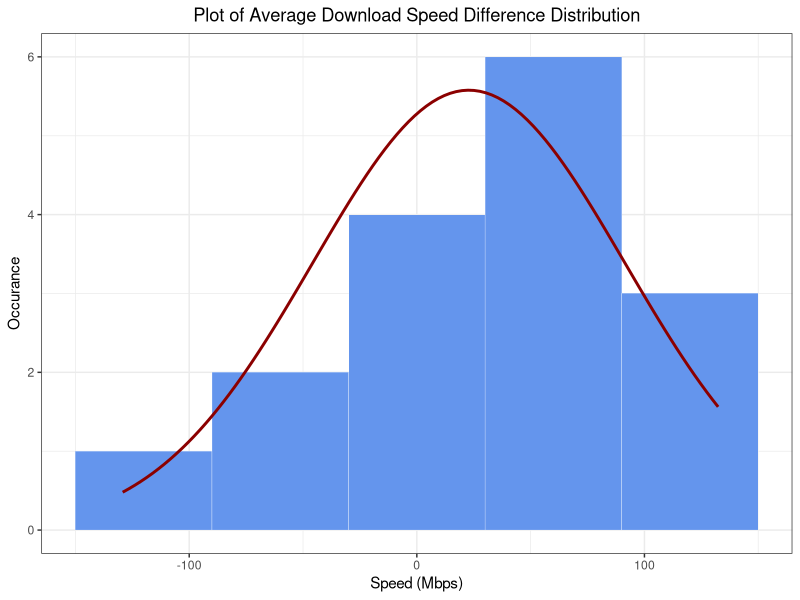
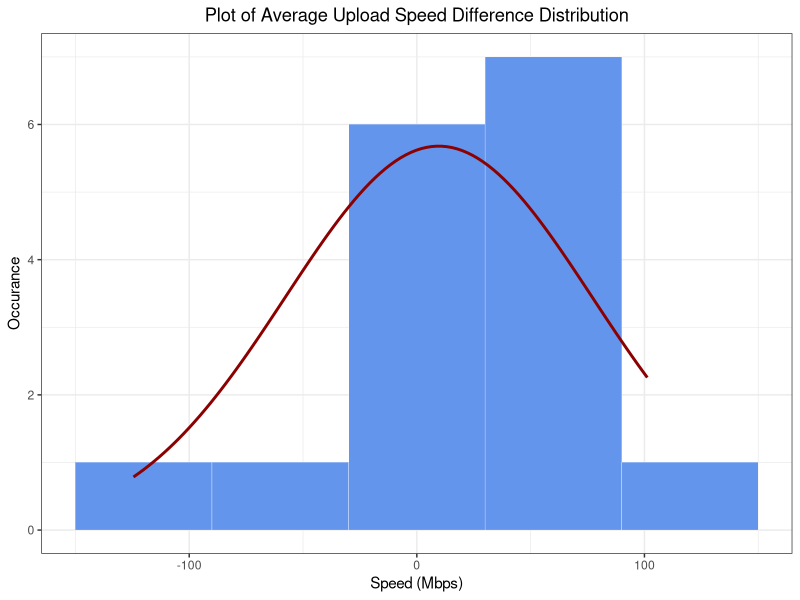

Recreate these plots in R, in order. (Note: this script raises an error after producing the figures.)
## ---- chunk 1
# if not installed use: install.packages("package_name")
suppressWarnings(library(readxl))
suppressWarnings(library(psych))

hanson_data= read_excel("datasheet.xlsx", sheet="Hanson")
oldmain_data= read_excel("datasheet.xlsx", sheet="Old Main")
## ---- chunk 2
# get the differece between download and upload speeds for each building
result <-
  data.frame(
    download_diff = hanson_data$`Download Speed (Mbps)` - oldmain_data$`Download Speed (Mbps)`,
    upload_diff = hanson_data$`Upload Speed (Mbps)` - oldmain_data$`Upload Speed (Mbps)`
  )

## ---- chunk 3
h_download_mean = mean(hanson_data$`Download Speed (Mbps)`)
h_upload_mean = mean(hanson_data$`Upload Speed (Mbps)`)
h_download_sd = sd(hanson_data$`Download Speed (Mbps)`)
h_upload_sd = sd(hanson_data$`Upload Speed (Mbps)`)
## ---- chunk 4
o_download_mean = mean(oldmain_data$`Download Speed (Mbps)`)
o_upload_mean = mean(oldmain_data$`Upload Speed (Mbps)`)
o_download_sd = sd(oldmain_data$`Download Speed (Mbps)`)
o_upload_sd = sd(oldmain_data$`Upload Speed (Mbps)`)
## ---- chunk 5
summary(result$download_diff)
## ---- chunk 6
summary(result$upload_diff)
## ---- chunk 7
download_sd <- sd(result$download_diff)
download_mean <- mean(result$download_diff)

upload_sd <- sd(result$upload_diff)
upload_mean <- mean(result$upload_diff)

#use ggplot2
library(ggplot2)

plot_dist_hist <- function(n, mean, sd, binwidth) {
  df <- data.frame(x = rnorm(n, mean, sd))
  ggplot(df, aes(
    x = x,
    mean = mean,
    sd = sd,
    binwidth = binwidth,
    n = n
  )) +
    theme_bw() +
    geom_histogram(
      binwidth = binwidth,
      colour = "white",
      fill = "cornflowerblue",
      linewidth = 0.1
    ) +
    stat_function(
      fun = function(x)
        dnorm(x, mean = mean, sd = sd) * n * binwidth,
      color = "darkred",
      linewidth = 1
    ) + 
    theme(plot.title = element_text(hjust = 0.5)) 
}
n = nrow(result)
binwidth = 60 # passed to geom_histogram and stat_function
set.seed(1)

plot_dist_hist(n, download_mean, download_sd, binwidth) + labs(title = "Plot of Average Download Speed Difference Distribution", x = "Speed (Mbps)", y = "Occurance")

plot_dist_hist(n, upload_mean, upload_sd, binwidth) + labs(title = "Plot of Average Upload Speed Difference Distribution",x ="Speed (Mbps)", y = "Occurance")

## ---- chunk 8
download_n <- length(result$download_diff)
download_sd <- sqrt((h_download_sd^2/download_n)+(o_download_sd^2/download_n))
download_t.value = download_mean/sqrt((h_download_sd^2/download_n)+(o_download_sd^2/download_n))
alpha = 0.05
download_df = download_n - 1
download_p_val = 2*(1 - pt(download_t.value,download_df))
print(download_p_val)
## ---- chunk 9
upload_n <- length(result$upload_diff)
upload_t.value = upload_mean/sqrt((h_upload_sd^2/upload_n)+(o_upload_sd^2/upload_n))
alpha = 0.05
upload_df = upload_n - 1
upload_p_val = 2*(1 - pt(upload_t.value,upload_df))
print(upload_p_val)
## ---- chunk 10
h_download_t.score = qt(p=alpha/2, df=download_df)
h_download_se = h_download_sd/sqrt(download_n)
h_download_margin.error <- h_download_t.score * h_download_se
h_download_lower.bound <- h_download_mean - h_download_margin.error
h_download_upper.bound <- h_download_mean + h_download_margin.error
if (h_download_upper.bound < h_download_lower.bound)
{
  print(c(h_download_upper.bound,h_download_lower.bound))
}else {
  print(c(h_download_lower.bound,h_download_upper.bound))
}
## ---- chunk 11
o_download_t.score = qt(p=alpha/2, df=download_df)
o_download_se = o_download_sd/sqrt(download_n)
o_download_margin.error <- o_download_t.score * o_download_se
o_download_lower.bound <- o_download_mean - o_download_margin.error
o_download_upper.bound <- o_download_mean + o_download_margin.error
if (o_download_upper.bound < o_download_lower.bound)
{
  print(c(o_download_upper.bound,o_download_lower.bound))
}else {
  print(c(o_download_lower.bound,o_download_upper.bound))
}
## ---- chunk 12
download_t.score = qt(p=alpha/2, df=download_df)

download_margin.error <- download_t.score * sqrt((h_download_sd^2/download_n)+(o_download_sd^2/download_n))
download_lower.bound <- download_mean - download_margin.error
download_upper.bound <- download_mean + download_margin.error
if (download_upper.bound < download_lower.bound)
{
  print(c(download_upper.bound,download_lower.bound))
}else {
  print(c(download_lower.bound,download_upper.bound))
}
## ---- chunk 13
# Given data
n <- 16  # Sample size for each building
h_download_mean <- mean(hanson_data$`Download Speed (Mbps)`)
o_download_mean <- mean(oldmain_data$`Download Speed (Mbps)`)
h_download_sd <-  sd(hanson_data$`Download Speed (Mbps)`)
o_download_sd <- sd(oldmain_data$`Download Speed (Mbps)`)
## ---- chunk 14
# Calculate the mean and standard deviation of the difference in download speeds
o_mean_diff <- h_download_mean - o_download_mean
o_sd_diff <- sqrt((h_download_sd^2 / n) + (o_download_sd^2 / n))
o_mean_diff
## ---- chunk 15
t_statistic <- o_mean_diff / o_sd_diff
df <- n - 1  # Degrees of freedom

# Calculate the p-value
p_value <- 2 * (1- pt(t_statistic,df))
p_value
## ---- chunk 16

# Calculate the t-value for a 95% confidence interval
t_value <- qt(0.975, df)

## ---- chunk 17
# Calculate the margin of error
margin_error <- t_value * sd_diff

# Calculate the confidence interval
ci_lower <- o_mean_diff - margin_error
ci_upper <- o_mean_diff + margin_error

# Output the confidence interval
list(lower_bound = ci_lower, upper_bound = ci_upper)
ci_lower
ci_upper
## ---- chunk 18
u_mean_diff <- h_upload_mean - o_upload_mean
u_sd_diff <- sqrt((h_upload_sd^2 / n) + (o_upload_sd^2 / n))
t_statistic <- u_mean_diff / u_sd_diff
df <- n - 1  # Degrees of freedom

# Calculate the p-value
p_value <- 2 * (1- pt(t_statistic,df))
p_value
## ---- chunk 19

# Calculate the t-value for a 95% confidence interval
t_value <- qt(0.975, df)

# Calculate the margin of error
margin_error <- t_value * u_sd_diff

# Calculate the confidence interval
ci_lower <- u_mean_diff - margin_error
ci_upper <- u_mean_diff + margin_error

# Output the confidence interval
list(lower_bound = ci_lower, upper_bound = ci_upper)
ci_lower
ci_upper
